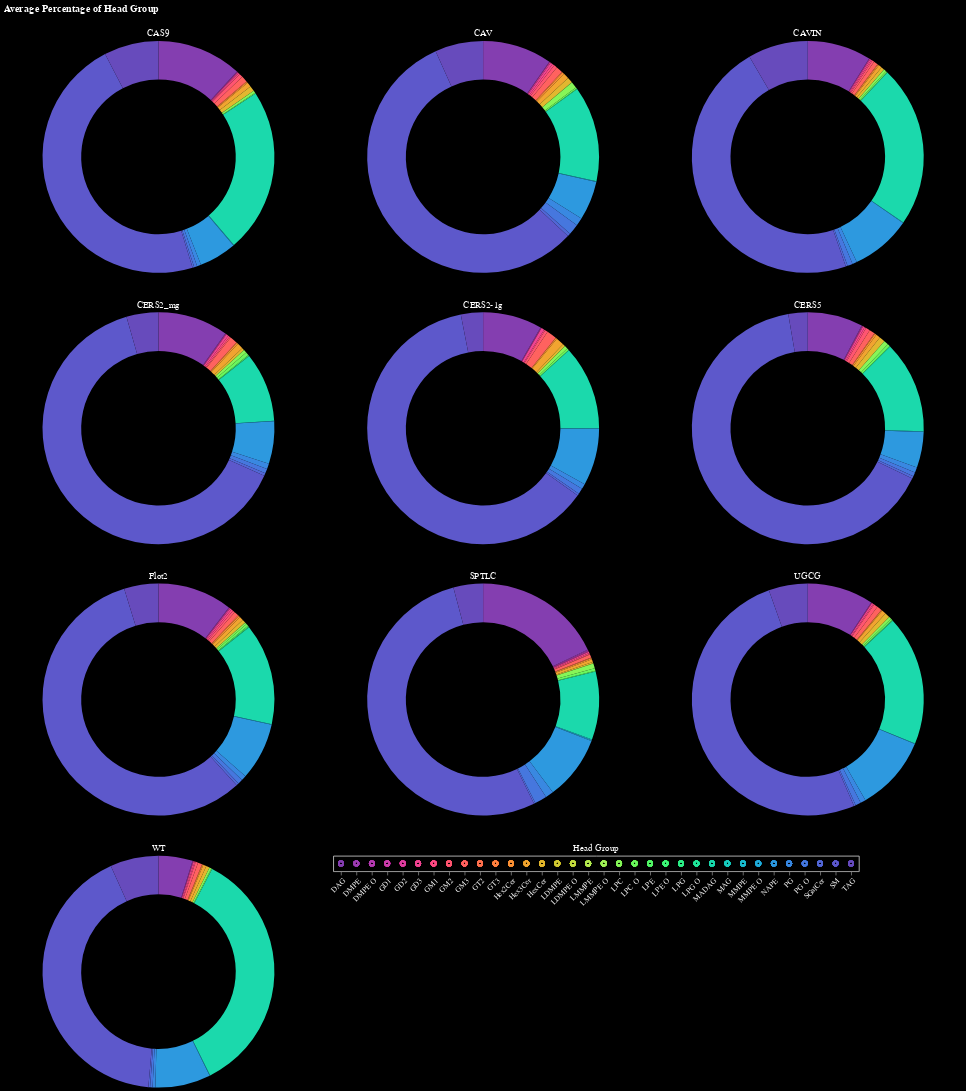

The notebook cell saved with this chart:
### Code cell
chart_list = []

# create selection tool
click = alt.selection_point(fields=['Head Group'])

# create head group legend
heads = alt.Chart(h).mark_point().encode(
    x=alt.X('Head Group').axis(labelAngle=-45),
    color=alt.condition(click, 'Head Group', alt.value('lightgray')),
    ).add_params(click).properties(title={'text':[], 'subtitle':'Head Group', 'subtitleColor':'white'})

for ptn in h['Mutation'].unique():
    source = h[h['Mutation'] == ptn]
    
    donut = alt.Chart(source).mark_arc(innerRadius=100).encode(
        theta='mean(Percentage):Q',
        color=alt.condition(click, 'Head Group', alt.value('lightgray'), scale=alt.Scale(scheme='rainbow'), legend=None),
        opacity = alt.condition(click, alt.value(1), alt.value(0.1)),
        tooltip=['Head Group', 'mean(Percentage)']
    ).add_params(click).properties(
        width=400,
        title={'text':[], 'subtitle':ptn, 'subtitleColor':'white'}
    )
    
    chart_list.append(donut)
    
d = alt.hconcat(*chart_list[:3]) & alt.hconcat(*chart_list[3:6]) & alt.hconcat(*chart_list[6:9]) & (chart_list[9] | heads)
d = d.properties(title=alt.Title('Average Percentage of Head Group', color='white')).configure(background='black').configure_axis(labelColor='white')
# d.save('graphs/pos_mode_whole_dataset/head_group_graphs/HeadGroupDonutCharts_interactive.html')
d

### Figure 1 — Vega-Lite specification as saved in the notebook (floating-point values rounded to 4 significant figures; data arrays with more than 128 entries replaced by an {"elided": "..."} marker saying what was removed)
{"config": {"view": {"continuousWidth": 300, "continuousHeight": 300}, "axis": {"labelColor": "white"}, "background": "black"}, "vconcat": [{"hconcat": [{"data": {"name": "data-f95e525ea975f09a58eddbb9bf43b22b"}, "mark": {"type": "arc", "innerRadius": 100}, "encoding": {"color": {"condition": {"param": "param_4", "field": "Head Group", "scale": {"scheme": "rainbow"}, "legend": null, "type": "nominal"}, "value": "lightgray"}, "opacity": {"condition": {"param": "param_4", "value": 1}, "value": 0.1}, "theta": {"aggregate": "mean", "field": "Percentage", "type": "quantitative"}, "tooltip": [{"field": "Head Group", "type": "nominal"}, {"aggregate": "mean", "field": "Percentage", "type": "quantitative"}]}, "name": "view_34", "title": {"text": [], "subtitle": "CAS9", "subtitleColor": "white"}, "width": 400}, {"data": {"name": "data-350d733b9aacbbea616e4cd0d20655d0"}, "mark": {"type": "arc", "innerRadius": 100}, "encoding": {"color": {"condition": {"param": "param_4", "field": "Head Group", "scale": {"scheme": "rainbow"}, "legend": null, "type": "nominal"}, "value": "lightgray"}, "opacity": {"condition": {"param": "param_4", "value": 1}, "value": 0.1}, "theta": {"aggregate": "mean", "field": "Percentage", "type": "quantitative"}, "tooltip": [{"field": "Head Group", "type": "nominal"}, {"aggregate": "mean", "field": "Percentage", "type": "quantitative"}]}, "name": "view_35", "title": {"text": [], "subtitle": "CAV", "subtitleColor": "white"}, "width": 400}, {"data": {"name": "data-f4fd339880ae5069cfd26be923c30cdf"}, "mark": {"type": "arc", "innerRadius": 100}, "encoding": {"color": {"condition": {"param": "param_4", "field": "Head Group", "scale": {"scheme": "rainbow"}, "legend": null, "type": "nominal"}, "value": "lightgray"}, "opacity": {"condition": {"param": "param_4", "value": 1}, "value": 0.1}, "theta": {"aggregate": "mean", "field": "Percentage", "type": "quantitative"}, "tooltip": [{"field": "Head Group", "type": "nominal"}, {"aggregate": "mean", "field": "Percentage", "type": "quantitative"}]}, "name": "view_36", "title": {"text": [], "subtitle": "CAVIN", "subtitleColor": "white"}, "width": 400}]}, {"hconcat": [{"data": {"name": "data-284c824923e97d7562b424a275cae25b"}, "mark": {"type": "arc", "innerRadius": 100}, "encoding": {"color": {"condition": {"param": "param_4", "field": "Head Group", "scale": {"scheme": "rainbow"}, "legend": null, "type": "nominal"}, "value": "lightgray"}, "opacity": {"condition": {"param": "param_4", "value": 1}, "value": 0.1}, "theta": {"aggregate": "mean", "field": "Percentage", "type": "quantitative"}, "tooltip": [{"field": "Head Group", "type": "nominal"}, {"aggregate": "mean", "field": "Percentage", "type": "quantitative"}]}, "name": "view_37", "title": {"text": [], "subtitle": "CERS2_mg", "subtitleColor": "white"}, "width": 400}, {"data": {"name": "data-73e9310177b6e44e551e535bfc8a2ba2"}, "mark": {"type": "arc", "innerRadius": 100}, "encoding": {"color": {"condition": {"param": "param_4", "field": "Head Group", "scale": {"scheme": "rainbow"}, "legend": null, "type": "nominal"}, "value": "lightgray"}, "opacity": {"condition": {"param": "param_4", "value": 1}, "value": 0.1}, "theta": {"aggregate": "mean", "field": "Percentage", "type": "quantitative"}, "tooltip": [{"field": "Head Group", "type": "nominal"}, {"aggregate": "mean", "field": "Percentage", "type": "quantitative"}]}, "name": "view_38", "title": {"text": [], "subtitle": "CERS2-1g", "subtitleColor": "white"}, "width": 400}, {"data": {"name": "data-a4b99a6f028b8516d8325c4d93d2ffe9"}, "mark": {"type": "arc", "innerRadius": 100}, "encoding": {"color": {"condition": {"param": "param_4", "field": "Head Group", "scale": {"scheme": "rainbow"}, "legend": null, "type": "nominal"}, "value": "lightgray"}, "opacity": {"condition": {"param": "param_4", "value": 1}, "value": 0.1}, "theta": {"aggregate": "mean", "field": "Percentage", "type": "quantitative"}, "tooltip": [{"field": "Head Group", "type": "nominal"}, {"aggregate": "mean", "field": "Percentage", "type": "quantitative"}]}, "name": "view_39", "title": {"text": [], "subtitle": "CERS5", "subtitleColor": "white"}, "width": 400}]}, {"hconcat": [{"data": {"name": "data-b4388e6805fa00cf4e5a7429ac442983"}, "mark": {"type": "arc", "innerRadius": 100}, "encoding": {"color": {"condition": {"param": "param_4", "field": "Head Group", "scale": {"scheme": "rainbow"}, "legend": null, "type": "nominal"}, "value": "lightgray"}, "opacity": {"condition": {"param": "param_4", "value": 1}, "value": 0.1}, "theta": {"aggregate": "mean", "field": "Percentage", "type": "quantitative"}, "tooltip": [{"field": "Head Group", "type": "nominal"}, {"aggregate": "mean", "field": "Percentage", "type": "quantitative"}]}, "name": "view_40", "title": {"text": [], "subtitle": "Flot2", "subtitleColor": "white"}, "width": 400}, {"data": {"name": "data-00e351aab1ca202b243f3f82a0537f0c"}, "mark": {"type": "arc", "innerRadius": 100}, "encoding": {"color": {"condition": {"param": "param_4", "field": "Head Group", "scale": {"scheme": "rainbow"}, "legend": null, "type": "nominal"}, "value": "lightgray"}, "opacity": {"condition": {"param": "param_4", "value": 1}, "value": 0.1}, "theta": {"aggregate": "mean", "field": "Percentage", "type": "quantitative"}, "tooltip": [{"field": "Head Group", "type": "nominal"}, {"aggregate": "mean", "field": "Percentage", "type": "quantitative"}]}, "name": "view_41", "title": {"text": [], "subtitle": "SPTLC", "subtitleColor": "white"}, "width": 400}, {"data": {"name": "data-1d93462246fe04c83abf281cdaa17c20"}, "mark": {"type": "arc", "innerRadius": 100}, "encoding": {"color": {"condition": {"param": "param_4", "field": "Head Group", "scale": {"scheme": "rainbow"}, "legend": null, "type": "nominal"}, "value": "lightgray"}, "opacity": {"condition": {"param": "param_4", "value": 1}, "value": 0.1}, "theta": {"aggregate": "mean", "field": "Percentage", "type": "quantitative"}, "tooltip": [{"field": "Head Group", "type": "nominal"}, {"aggregate": "mean", "field": "Percentage", "type": "quantitative"}]}, "name": "view_42", "title": {"text": [], "subtitle": "UGCG", "subtitleColor": "white"}, "width": 400}]}, {"hconcat": [{"data": {"name": "data-086963d063f1dd4e7ebc9c34239c7c3d"}, "mark": {"type": "arc", "innerRadius": 100}, "encoding": {"color": {"condition": {"param": "param_4", "field": "Head Group", "scale": {"scheme": "rainbow"}, "legend": null, "type": "nominal"}, "value": "lightgray"}, "opacity": {"condition": {"param": "param_4", "value": 1}, "value": 0.1}, "theta": {"aggregate": "mean", "field": "Percentage", "type": "quantitative"}, "tooltip": [{"field": "Head Group", "type": "nominal"}, {"aggregate": "mean", "field": "Percentage", "type": "quantitative"}]}, "name": "view_43", "title": {"text": [], "subtitle": "WT", "subtitleColor": "white"}, "width": 400}, {"data": {"name": "data-24c432ca0e5f0b47bd1ff7b84114fb2a"}, "mark": {"type": "point"}, "encoding": {"color": {"condition": {"param": "param_4", "field": "Head Group"}, "value": "lightgray"}, "x": {"axis": {"labelAngle": -45}, "field": "Head Group", "type": "nominal"}}, "name": "view_44", "title": {"text": [], "subtitle": "Head Group", "subtitleColor": "white"}}]}], "params": [{"name": "param_4", "select": {"type": "point", "fields": ["Head Group"]}, "views": ["view_34", "view_35", "view_36", "view_37", "view_38", "view_39", "view_40", "view_41", "view_42", "view_43", "view_44"]}], "title": {"text": "Average Percentage of Head Group", "color": "white"}, "$schema": "https://vega.github.io/schema/vega-lite/v5.16.3.json", "datasets": {"data-f95e525ea975f09a58eddbb9bf43b22b": {"elided": "136 records"}, "data-350d733b9aacbbea616e4cd0d20655d0": {"elided": "136 records"}, "data-f4fd339880ae5069cfd26be923c30cdf": {"elided": "136 records"}, "data-284c824923e97d7562b424a275cae25b": {"elided": "136 records"}, "data-73e9310177b6e44e551e535bfc8a2ba2": {"elided": "136 records"}, "data-a4b99a6f028b8516d8325c4d93d2ffe9": {"elided": "136 records"}, "data-b4388e6805fa00cf4e5a7429ac442983": {"elided": "136 records"}, "data-00e351aab1ca202b243f3f82a0537f0c": {"elided": "136 records"}, "data-1d93462246fe04c83abf281cdaa17c20": {"elided": "136 records"}, "data-086963d063f1dd4e7ebc9c34239c7c3d": {"elided": "136 records"}, "data-24c432ca0e5f0b47bd1ff7b84114fb2a": {"elided": "1360 records"}}}
